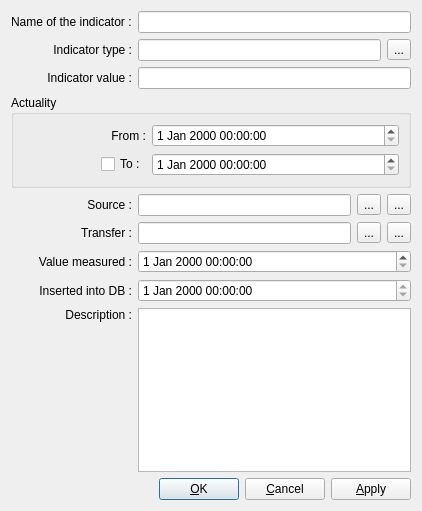
<?xml version="1.0" encoding="UTF-8"?>
<ui version="4.0">
 <class>indicator_form</class>
 <widget class="QDialog" name="indicator_form">
  <property name="geometry">
   <rect>
    <x>0</x>
    <y>0</y>
    <width>422</width>
    <height>511</height>
   </rect>
  </property>
  <property name="windowTitle">
   <string>Indicator Add/Edit</string>
  </property>
  <layout class="QGridLayout" name="gridLayout_2">
   <item row="0" column="0">
    <widget class="QLabel" name="lIndicatorName">
     <property name="text">
      <string>Name of the indicator :</string>
     </property>
     <property name="alignment">
      <set>Qt::AlignLeading|Qt::AlignLeft|Qt::AlignVCenter</set>
     </property>
    </widget>
   </item>
   <item row="0" column="1" colspan="5">
    <widget class="QLineEdit" name="lEIndicatorName"/>
   </item>
   <item row="1" column="0">
    <widget class="QLabel" name="lIndicatorType">
     <property name="text">
      <string>Indicator type :</string>
     </property>
     <property name="alignment">
      <set>Qt::AlignRight|Qt::AlignTrailing|Qt::AlignVCenter</set>
     </property>
    </widget>
   </item>
   <item row="1" column="1" colspan="4">
    <widget class="QLineEdit" name="lEIndicatorType">
     <property name="readOnly">
      <bool>true</bool>
     </property>
    </widget>
   </item>
   <item row="1" column="5">
    <widget class="QToolButton" name="tbIndicatorType">
     <property name="text">
      <string>...</string>
     </property>
    </widget>
   </item>
   <item row="4" column="0">
    <widget class="QLabel" name="lIndicatorValue">
     <property name="text">
      <string>Indicator value :</string>
     </property>
     <property name="alignment">
      <set>Qt::AlignRight|Qt::AlignTrailing|Qt::AlignVCenter</set>
     </property>
    </widget>
   </item>
   <item row="4" column="1" colspan="5">
    <widget class="QLineEdit" name="lEIndValue"/>
   </item>
   <item row="5" column="0" colspan="6">
    <widget class="QGroupBox" name="gbActuality">
     <property name="sizePolicy">
      <sizepolicy hsizetype="Minimum" vsizetype="Preferred">
       <horstretch>0</horstretch>
       <verstretch>0</verstretch>
      </sizepolicy>
     </property>
     <property name="title">
      <string>Actuality</string>
     </property>
     <property name="alignment">
      <set>Qt::AlignLeading|Qt::AlignLeft|Qt::AlignTop</set>
     </property>
     <property name="flat">
      <bool>false</bool>
     </property>
     <layout class="QGridLayout" name="gridLayout">
      <item row="0" column="1">
       <widget class="QLabel" name="lFrom">
        <property name="sizePolicy">
         <sizepolicy hsizetype="Minimum" vsizetype="Preferred">
          <horstretch>0</horstretch>
          <verstretch>0</verstretch>
         </sizepolicy>
        </property>
        <property name="text">
         <string>From :</string>
        </property>
        <property name="alignment">
         <set>Qt::AlignRight|Qt::AlignTrailing|Qt::AlignVCenter</set>
        </property>
       </widget>
      </item>
      <item row="0" column="2">
       <widget class="QDateTimeEdit" name="dTEFrom">
        <property name="sizePolicy">
         <sizepolicy hsizetype="MinimumExpanding" vsizetype="Fixed">
          <horstretch>1</horstretch>
          <verstretch>0</verstretch>
         </sizepolicy>
        </property>
       </widget>
      </item>
      <item row="1" column="0">
       <spacer name="hSpacerTo">
        <property name="orientation">
         <enum>Qt::Horizontal</enum>
        </property>
        <property name="sizeHint" stdset="0">
         <size>
          <width>78</width>
          <height>20</height>
         </size>
        </property>
       </spacer>
      </item>
      <item row="1" column="1">
       <widget class="QCheckBox" name="chTo">
        <property name="text">
         <string>To :</string>
        </property>
       </widget>
      </item>
      <item row="1" column="2">
       <widget class="QDateTimeEdit" name="dTETo">
        <property name="sizePolicy">
         <sizepolicy hsizetype="MinimumExpanding" vsizetype="Fixed">
          <horstretch>1</horstretch>
          <verstretch>0</verstretch>
         </sizepolicy>
        </property>
       </widget>
      </item>
     </layout>
    </widget>
   </item>
   <item row="6" column="0">
    <widget class="QLabel" name="lObjSource">
     <property name="text">
      <string>Source :</string>
     </property>
     <property name="alignment">
      <set>Qt::AlignRight|Qt::AlignTrailing|Qt::AlignVCenter</set>
     </property>
    </widget>
   </item>
   <item row="6" column="1" colspan="3">
    <widget class="QLineEdit" name="lESource">
     <property name="readOnly">
      <bool>true</bool>
     </property>
    </widget>
   </item>
   <item row="6" column="4">
    <widget class="QToolButton" name="tbSourceView">
     <property name="text">
      <string>...</string>
     </property>
    </widget>
   </item>
   <item row="6" column="5">
    <widget class="QToolButton" name="tbSource">
     <property name="text">
      <string>...</string>
     </property>
    </widget>
   </item>
   <item row="7" column="0">
    <widget class="QLabel" name="lTransfer">
     <property name="text">
      <string>Transfer :</string>
     </property>
     <property name="alignment">
      <set>Qt::AlignRight|Qt::AlignTrailing|Qt::AlignVCenter</set>
     </property>
    </widget>
   </item>
   <item row="7" column="1" colspan="3">
    <widget class="QLineEdit" name="lETransfer"/>
   </item>
   <item row="7" column="4">
    <widget class="QToolButton" name="tbTransferView">
     <property name="text">
      <string>...</string>
     </property>
    </widget>
   </item>
   <item row="7" column="5">
    <widget class="QToolButton" name="tbTransfer">
     <property name="text">
      <string>...</string>
     </property>
    </widget>
   </item>
   <item row="8" column="0">
    <widget class="QLabel" name="lValueMeas">
     <property name="text">
      <string>Value measured :</string>
     </property>
     <property name="alignment">
      <set>Qt::AlignRight|Qt::AlignTrailing|Qt::AlignVCenter</set>
     </property>
    </widget>
   </item>
   <item row="8" column="1" colspan="5">
    <widget class="QDateTimeEdit" name="dTEMeasured"/>
   </item>
   <item row="9" column="0">
    <widget class="QLabel" name="lInsertDb">
     <property name="text">
      <string>Inserted into DB :</string>
     </property>
     <property name="alignment">
      <set>Qt::AlignRight|Qt::AlignTrailing|Qt::AlignVCenter</set>
     </property>
    </widget>
   </item>
   <item row="9" column="1" colspan="5">
    <widget class="QDateTimeEdit" name="dTEInserted">
     <property name="readOnly">
      <bool>true</bool>
     </property>
    </widget>
   </item>
   <item row="10" column="0">
    <widget class="QLabel" name="lDescription">
     <property name="text">
      <string>Description :</string>
     </property>
     <property name="alignment">
      <set>Qt::AlignRight|Qt::AlignTop|Qt::AlignTrailing</set>
     </property>
    </widget>
   </item>
   <item row="10" column="1" colspan="5">
    <widget class="QTextEdit" name="tEDescription"/>
   </item>
   <item row="11" column="0" colspan="6">
    <layout class="QHBoxLayout" name="buttonsLayout">
     <item>
      <spacer name="buttonsSpacer">
       <property name="orientation">
        <enum>Qt::Horizontal</enum>
       </property>
       <property name="sizeHint" stdset="0">
        <size>
         <width>98</width>
         <height>20</height>
        </size>
       </property>
      </spacer>
     </item>
     <item>
      <widget class="QPushButton" name="pbOk">
       <property name="text">
        <string>&amp;OK</string>
       </property>
      </widget>
     </item>
     <item>
      <widget class="QPushButton" name="pbCancel">
       <property name="text">
        <string>&amp;Cancel</string>
       </property>
      </widget>
     </item>
     <item>
      <widget class="QPushButton" name="pbApply">
       <property name="text">
        <string>&amp;Apply</string>
       </property>
      </widget>
     </item>
    </layout>
   </item>
  </layout>
 </widget>
 <resources/>
 <connections/>
</ui>
